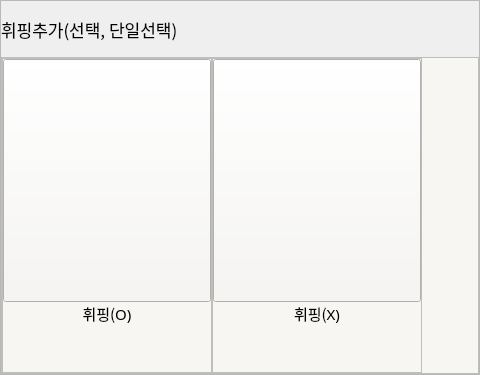
                 <widget class="QFrame" name="option_frame_2">
                  <property name="minimumSize">
                   <size>
                    <width>0</width>
                    <height>375</height>
                   </size>
                  </property>
                  <property name="maximumSize">
                   <size>
                    <width>23592958</width>
                    <height>375</height>
                   </size>
                  </property>
                  <property name="styleSheet">
                   <string notr="true"/>
                  </property>
                  <property name="frameShape">
                   <enum>QFrame::StyledPanel</enum>
                  </property>
                  <property name="frameShadow">
                   <enum>QFrame::Raised</enum>
                  </property>
                  <layout class="QVBoxLayout" name="verticalLayout_40">
                   <property name="spacing">
                    <number>0</number>
                   </property>
                   <property name="leftMargin">
                    <number>0</number>
                   </property>
                   <property name="topMargin">
                    <number>0</number>
                   </property>
                   <property name="rightMargin">
                    <number>0</number>
                   </property>
                   <property name="bottomMargin">
                    <number>0</number>
                   </property>
                   <item>
                    <widget class="QLabel" name="option_2_title">
                     <property name="minimumSize">
                      <size>
                       <width>0</width>
                       <height>0</height>
                      </size>
                     </property>
                     <property name="maximumSize">
                      <size>
                       <width>23592958</width>
                       <height>56</height>
                      </size>
                     </property>
                     <property name="font">
                      <font>
                       <family>Pretendard Medium</family>
                       <pointsize>13</pointsize>
                      </font>
                     </property>
                     <property name="text">
                      <string>휘핑추가(선택, 단일선택)</string>
                     </property>
                    </widget>
                   </item>
                   <item>
                    <widget class="QFrame" name="frame_38">
                     <property name="styleSheet">
                      <string notr="true">background-color: rgb(247, 246, 243);</string>
                     </property>
                     <property name="frameShape">
                      <enum>QFrame::StyledPanel</enum>
                     </property>
                     <property name="frameShadow">
                      <enum>QFrame::Raised</enum>
                     </property>
                     <layout class="QHBoxLayout" name="horizontalLayout_15">
                      <property name="spacing">
                       <number>0</number>
                      </property>
                      <property name="leftMargin">
                       <number>0</number>
                      </property>
                      <property name="topMargin">
                       <number>0</number>
                      </property>
                      <property name="rightMargin">
                       <number>0</number>
                      </property>
                      <property name="bottomMargin">
                       <number>0</number>
                      </property>
                      <item>
                       <widget class="QFrame" name="frame_39">
                        <property name="minimumSize">
                         <size>
                          <width>210</width>
                          <height>0</height>
                         </size>
                        </property>
                        <property name="frameShape">
                         <enum>QFrame::StyledPanel</enum>
                        </property>
                        <property name="frameShadow">
                         <enum>QFrame::Raised</enum>
                        </property>
                        <layout class="QVBoxLayout" name="verticalLayout_41">
                         <property name="spacing">
                          <number>0</number>
                         </property>
                         <property name="leftMargin">
                          <number>0</number>
                         </property>
                         <property name="topMargin">
                          <number>0</number>
                         </property>
                         <property name="rightMargin">
                          <number>0</number>
                         </property>
                         <property name="bottomMargin">
                          <number>0</number>
                         </property>
                         <item>
                          <widget class="QPushButton" name="whip_y">
                           <property name="minimumSize">
                            <size>
                             <width>0</width>
                             <height>243</height>
                            </size>
                           </property>
                           <property name="cursor">
                            <cursorShape>OpenHandCursor</cursorShape>
                           </property>
                           <property name="text">
                            <string/>
                           </property>
                           <property name="icon">
                            <iconset>
                             <normaloff>../img/option_img/Whipped-Cream.jpg</normaloff>../img/option_img/Whipped-Cream.jpg</iconset>
                           </property>
                           <property name="iconSize">
                            <size>
                             <width>182</width>
                             <height>225</height>
                            </size>
                           </property>
                           <property name="checkable">
                            <bool>true</bool>
                           </property>
                           <property name="autoRepeatInterval">
                            <number>100</number>
                           </property>
                          </widget>
                         </item>
                         <item>
                          <widget class="QLabel" name="option_2_label_1">
                           <property name="font">
                            <font>
                             <family>Pretendard Light</family>
                             <pointsize>11</pointsize>
                            </font>
                           </property>
                           <property name="text">
                            <string>휘핑(O)</string>
                           </property>
                           <property name="alignment">
                            <set>Qt::AlignHCenter|Qt::AlignTop</set>
                           </property>
                          </widget>
                         </item>
                        </layout>
                       </widget>
                      </item>
                      <item>
                       <widget class="QFrame" name="frame_40">
                        <property name="minimumSize">
                         <size>
                          <width>210</width>
                          <height>0</height>
                         </size>
                        </property>
                        <property name="frameShape">
                         <enum>QFrame::StyledPanel</enum>
                        </property>
                        <property name="frameShadow">
                         <enum>QFrame::Raised</enum>
                        </property>
                        <layout class="QVBoxLayout" name="verticalLayout_42">
                         <property name="spacing">
                          <number>0</number>
                         </property>
                         <property name="leftMargin">
                          <number>0</number>
                         </property>
                         <property name="topMargin">
                          <number>0</number>
                         </property>
                         <property name="rightMargin">
                          <number>0</number>
                         </property>
                         <property name="bottomMargin">
                          <number>0</number>
                         </property>
                         <item>
                          <widget class="QPushButton" name="whip_n">
                           <property name="minimumSize">
                            <size>
                             <width>0</width>
                             <height>243</height>
                            </size>
                           </property>
                           <property name="cursor">
                            <cursorShape>OpenHandCursor</cursorShape>
                           </property>
                           <property name="text">
                            <string/>
                           </property>
                           <property name="icon">
                            <iconset>
                             <normaloff>../img/qt자료/forbidden_gray.png</normaloff>../img/qt자료/forbidden_gray.png</iconset>
                           </property>
                           <property name="iconSize">
                            <size>
                             <width>168</width>
                             <height>225</height>
                            </size>
                           </property>
                           <property name="checkable">
                            <bool>true</bool>
                           </property>
                          </widget>
                         </item>
                         <item>
                          <widget class="QLabel" name="option_2_btn_3">
                           <property name="font">
                            <font>
                             <family>Pretendard Light</family>
                             <pointsize>11</pointsize>
                            </font>
                           </property>
                           <property name="text">
                            <string>휘핑(X)</string>
                           </property>
                           <property name="alignment">
                            <set>Qt::AlignHCenter|Qt::AlignTop</set>
                           </property>
                          </widget>
                         </item>
                        </layout>
                       </widget>
                      </item>
                      <item>
                       <spacer name="horizontalSpacer_14">
                        <property name="orientation">
                         <enum>Qt::Horizontal</enum>
                        </property>
                        <property name="sizeHint" stdset="0">
                         <size>
                          <width>56</width>
                          <height>37</height>
                         </size>
                        </property>
                       </spacer>
                      </item>
                     </layout>
                    </widget>
                   </item>
                  </layout>
                 </widget>
